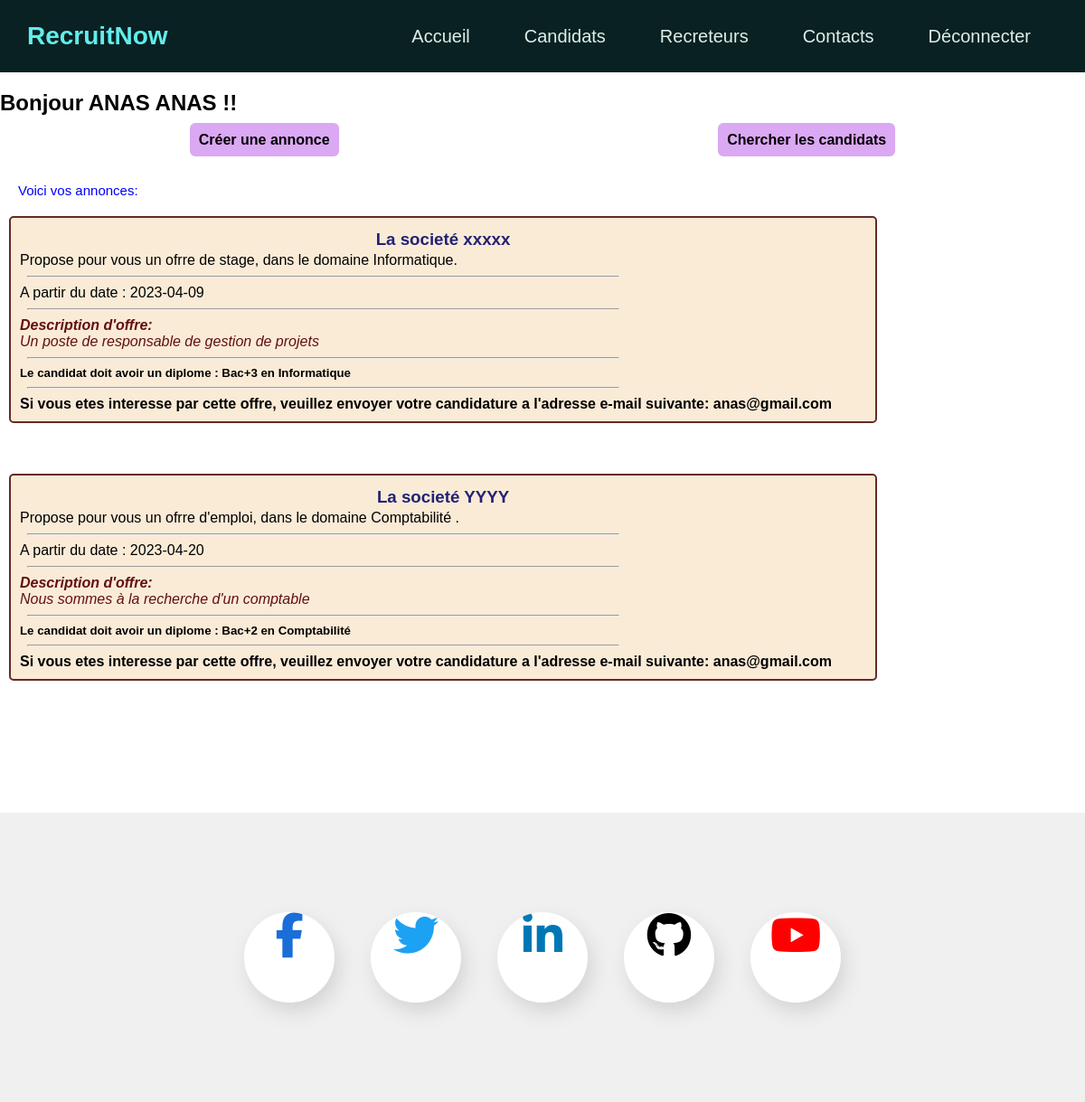
The page /inscriptionrecruteur/session.php (signed in) on the database its author committed.
### tables this page shows
CREATE TABLE `annonce` (
  `idAnnonce` int(11) NOT NULL,
  `mail` varchar(50) NOT NULL,
  `societe` varchar(50) NOT NULL,
  `type` varchar(20) NOT NULL,
  `domaine` varchar(50) NOT NULL,
  `categorie` varchar(50) NOT NULL,
  `reference` varchar(10) NOT NULL,
  `dateDebut` date NOT NULL,
  `description` text NOT NULL
);

### inscriptionrecruteur/session.php (the view, shortened to what this page needs)
<html>
    <head>
        <link rel="stylesheet" href="https://unicons.iconscout.com/release/v4.0.0/css/line.css">
        <link rel="stylesheet" href="../styleOffre.css">
        <link rel="stylesheet" href="../Formulaire_CV/navbar.css">
        <link rel="stylesheet" href="../footer.css">
    </head>
    <body>
        <header>
            <div class="logo">RecruitNow</div>
            <nav class="nav-bar">
                <ul>
                    <li>
                        <a href="../index.php">Accueil</a>
                    </li>
                    <li>
                        <a href="../InscriptionCandidat/index.php">Candidats</a>
                    </li>
                    <li>
                        <a href="index.php">Recreteurs</a>
                    </li>
                    <li>
                        <a id="active" href="#Contacts">Contacts</a>
                    </li>
                    <li>
                        <a href="deconnexion.php">Déconnecter</a>
                    </li>
                </ul>
            </nav>
        </header>
		<main>
            <section>
                <h1>
                <?php
                    echo ("Bonjour");
                ?>
                <span>
                <?=$_SESSION["Rec"]?>
                </span>!!
                </h1>
                <br>
                <ul class="pos">
                    <li>
                        <a class="btn1" href="../Offre_Form/Annonce.php"> <strong>Créer une annonce</strong></a>
                    </li>
                    <li>
                       <a class="btn1" href="chercheCan.php"> <strong>Chercher les candidats</strong></a>
                    </li>
                </ul>
                <br>
                <p class="offre">Voici vos annonces:</p>
                <?php
                       include("../connexion.php");
                       $sql="SELECT *from annonce";
                       $stmt=$conn->prepare($sql);
                       $stmt->execute();
                       $resultat=$stmt->fetchAll();
                       foreach($resultat as $row){
                        if($row['mail']==$_SESSION['mail']){
                        ?>
                        <div class="annonce">
                            <h3>La societé
                        <?php echo($row['societe']); ?>
                            </h3>
                            <p>
                                Propose pour vous un ofrre <?php
                                 if($row['type']=="Stage") echo('de stage, ');
                                 else echo('d\'emploi, ');
                                 echo  "dans le domaine ".$row['domaine'].".";
                                ?>
                                <hr>
                                A partir du date : <?php
                                echo($row['dateDebut']);
                                ?>
                                <hr>
                                <i>
                                    <strong>Description d'offre: </strong>
                                    <br>
                                  <?php echo($row['description']); ?>
                                </i>
                                <hr>
                                <h5>
                                    Le candidat doit avoir un diplome :
                                  <?php echo($row['categorie']); ?>  en  <?php echo($row['domaine']); ?>
                                </h5><hr>
                                <h4>
                                    Si vous etes interesse par cette offre, veuillez envoyer votre candidature a l'adresse
                                    e-mail suivante:
                                    <b>
                                       <?php echo($row['mail']); ?>
                                    </b>
                                </h4>
                            </p>
                        </div><br><br>
                      <?php }}?>
            </section>
        </main>
        <?php     include('../footer.php');  ?>
	</body>
</html>

### styleOffre.css (style rules this page uses)
.annonce { margin: 10px; padding: 10px; background-color: antiquewhite; border: 2px rgb(102, 41, 41) solid; border-radius: 5px; width: 80%; }
h3 { color: rgb(34, 34, 117); padding: 3px; text-align: center; }
.annonce i { color: #631010; }
.btn1 { cursor: pointer; border-radius: 6px; padding: 10px; background-color: rgb(219, 168, 243); color: black; }
.pos { display: flex; justify-content: space-around; }
hr { margin: 8px; width: 70%; }
.offre { margin: 15px; font-size: 15px; color: blue; }
.offre { border-radius: 5px; padding: 5px; width: 200px; }

### Formulaire_CV/navbar.css (style rules this page uses)
* { margin: 0; padding: 0; list-style: none; text-decoration: none; font-family: 'Poppins',sans-serif; box-sizing: border-box; }
header { width: 100%; height: 80px; background-color: rgb(9, 33, 34); display: flex; align-items: center; justify-content: space-between; position: fixed; top: 0; z-index: 2; padding: 0 40px; }
.logo { font-size: 28px; font-weight: bold; color: rgb(99, 236, 236); }
.nav-bar ul { display: flex; }
.nav-bar ul li a { display: block; color: rgb(224, 238, 233); font-size: 20px; padding: 10px 25px; border-radius: 50px; transition: 0.2s; margin: 0 5px; }
@media screen and (max-width:1300px) { header { padding: 0 30px; } }

### footer.css (style rules this page uses)
section { margin: 100px 0px; min-height: 450px; }

### rows shown on the page
annonce: societe "xxxxx", type "de stage,", domaine "Informatique", dateDebut "2023-04-09", description "Un poste de responsable de gestion de projets", categorie "Bac+3", mail "anas@gmail.com"
annonce: societe "YYYY", type "d", domaine "Comptabilité", dateDebut "2023-04-20", description "Nous sommes à la recherche d'un comptable", categorie "Bac+2", mail "anas@gmail.com"

### other values the page prints
$_SESSION["Rec"] "ANAS ANAS"
